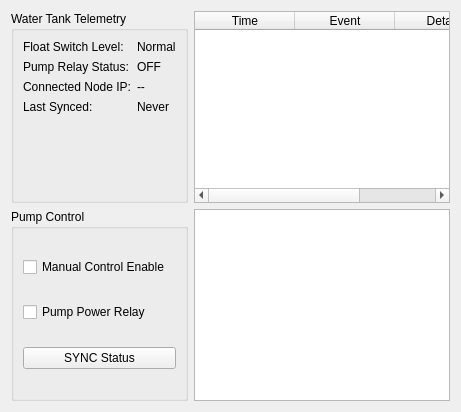
      <widget class="QWidget" name="tabRoWater">
       <attribute name="title"><string>RO Waste Water</string></attribute>
       <layout class="QHBoxLayout" name="hboxRo">
        <item>
         <layout class="QVBoxLayout" name="vboxRoLeft">
          <item>
           <widget class="QGroupBox" name="grpRoStatus"><property name="title"><string>Water Tank Telemetry</string></property>
            <layout class="QFormLayout" name="formRoSensors">
             <item row="0" column="0"><widget class="QLabel" name="ro1"><property name="text"><string>Float Switch Level:</string></property></widget></item>
             <item row="0" column="1"><widget class="QLabel" name="lblRoLevel"><property name="text"><string>Normal</string></property></widget></item>
             <item row="1" column="0"><widget class="QLabel" name="ro2"><property name="text"><string>Pump Relay Status:</string></property></widget></item>
             <item row="1" column="1"><widget class="QLabel" name="lblRoPumpStatus"><property name="text"><string>OFF</string></property></widget></item>
             <item row="2" column="0"><widget class="QLabel" name="lblRoNodeIpTitle"><property name="text"><string>Connected Node IP:</string></property></widget></item>
             <item row="2" column="1"><widget class="QLabel" name="lblRoNodeIp"><property name="text"><string>--</string></property></widget></item>
             <item row="3" column="0"><widget class="QLabel" name="lblRoLastSyncTitle"><property name="text"><string>Last Synced:</string></property></widget></item>
             <item row="3" column="1"><widget class="QLabel" name="lblRoLastSync"><property name="text"><string>Never</string></property></widget></item>
            </layout>
           </widget>
          </item>
          <item>
           <widget class="QGroupBox" name="grpRoControls"><property name="title"><string>Pump Control</string></property>
            <layout class="QVBoxLayout" name="vboxRoControls">
             <item><widget class="QCheckBox" name="chkRoOverride"><property name="text"><string>Manual Control Enable</string></property></widget></item>
             <item><widget class="QCheckBox" name="chkRoPump"><property name="text"><string>Pump Power Relay</string></property></widget></item>
             <item><widget class="QPushButton" name="btnRoSync"><property name="text"><string>SYNC Status</string></property></widget></item>
            </layout>
           </widget>
          </item>
         </layout>
        </item>
        <item>
         <layout class="QVBoxLayout" name="vboxRoRight">
          <item>
           <widget class="QTableWidget" name="tblRoHistory">
            <column><property name="text"><string>Time</string></property></column>
            <column><property name="text"><string>Event</string></property></column>
            <column><property name="text"><string>Details</string></property></column>
           </widget>
          </item>
          <item><widget class="QTextEdit" name="txtRoLog"><property name="readOnly"><bool>true</bool></property></widget></item>
         </layout>
        </item>
       </layout>
      </widget>
